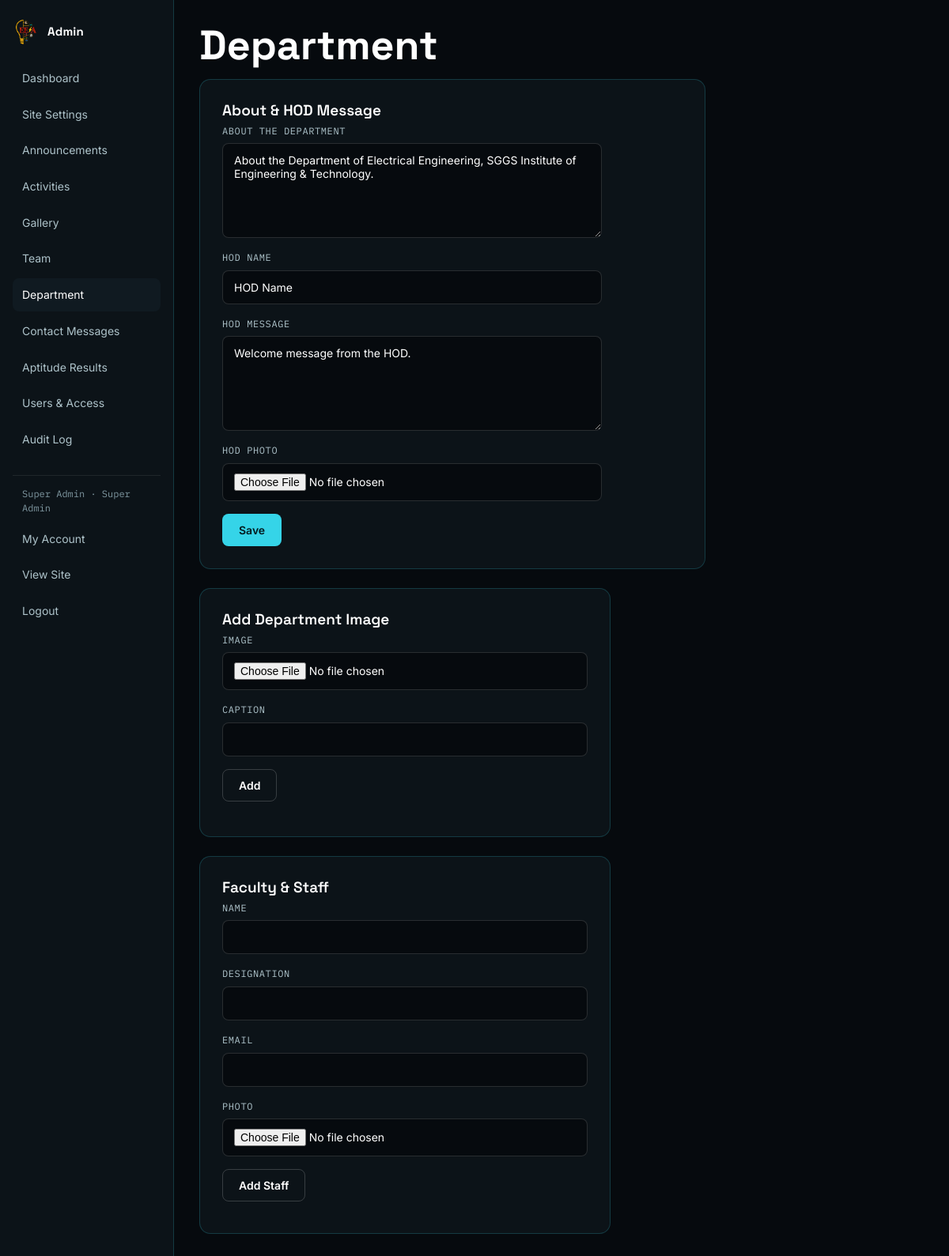
Screenshot of /admin/department.php (signed in) with the database file from the repository.
### tables this page shows
CREATE TABLE department_info (
  id INT PRIMARY KEY DEFAULT 1,
  about MEDIUMTEXT,
  hod_name VARCHAR(120),
  hod_message MEDIUMTEXT,
  hod_photo VARCHAR(255)
);

### includes/functions.php (called while the page is built, shortened)
<?php
function h($s) {
    return htmlspecialchars((string)($s ?? ''), ENT_QUOTES, 'UTF-8');
}

### admin/department.php (the view, shortened to what this page needs)
<?php
require_once __DIR__ . '/../config.php';
$dept = $pdo->query('SELECT * FROM department_info WHERE id=1')->fetch();
require __DIR__ . '/layout_header.php';
?>
<h1>Department</h1>
<div class="card form-card" style="max-width:640px">
  <h3>About &amp; HOD Message</h3>
  <form method="POST" enctype="multipart/form-data" class="stack">
    <div class="field"><label>About the Department</label><textarea name="about"><?= h($dept['about']) ?></textarea></div>
    <div class="field"><label>HOD Name</label><input name="hod_name" value="<?= h($dept['hod_name']) ?>"></div>
    <div class="field"><label>HOD Message</label><textarea name="hod_message"><?= h($dept['hod_message']) ?></textarea></div>
    <div class="field"><label>HOD Photo</label><input type="file" name="hod_photo" accept="image/*"></div>
    <button class="btn btn-primary" type="submit" name="save_info">Save</button>
  </form>
</div>
<div class="card form-card" style="max-width:520px;margin-top:24px">
  <h3>Add Department Image</h3>
  <form method="POST" enctype="multipart/form-data" class="stack">
    <div class="field"><label>Image</label><input type="file" name="image" accept="image/*" required></div>
    <div class="field"><label>Caption</label><input name="caption"></div>
    <button class="btn btn-outline" type="submit" name="add_image">Add</button>
  </form>
</div>
<div class="card form-card" style="max-width:520px;margin-top:24px">
  <h3>Faculty &amp; Staff</h3>
  <form method="POST" enctype="multipart/form-data" class="stack">
    <div class="field"><label>Name</label><input name="name" required></div>
    <div class="field"><label>Designation</label><input name="designation" required></div>
    <div class="field"><label>Email</label><input name="email"></div>
    <div class="field"><label>Photo</label><input type="file" name="photo" accept="image/*"></div>
    <button class="btn btn-outline" type="submit" name="add_staff">Add Staff</button>
  </form>
</div>
<?php require __DIR__ . '/layout_footer.php'; ?>

### assets/css/style.css (style rules this page uses)
:root { --navy: #060a0e; --navy-2: #0c1318; --navy-3: #101a21; --paper: #eef6f7; --ink: #060a0e; --slate: #7f97a0; --slate-lt: #aec3ca; --copper: #35d4e8; --copper-lt: #7fe8f5; --spark: #f5c518; --spark-lt: #ffe066; --line: rgba(53,212,232,0.20); --ok: #45d18f; --warn: #f5c518; --danger: #ff5d5d; --font-display: 'Space Grotesk', system-ui, sans-serif; --font-body: 'Inter', system-ui, sans-serif; --font-mono: 'IBM Plex Mono', monospace; --radius: 10px; --maxw: 1140px; }
* { box-sizing:border-box; }
html { scroll-behavior:smooth; }
body { margin:0; background:var(--navy); color:var(--paper); font-family:var(--font-body); line-height:1.55; -webkit-font-smoothing:antialiased; }
h1,h2,h3,h4 { font-family:var(--font-display); margin:0 0 12px; color:#fff; line-height:1.15; }
h1 { font-size:clamp(32px,5vw,52px); font-weight:700; }
h3 { font-size:19px; font-weight:600; }
.btn { display:inline-flex; align-items:center; gap:8px; font-family:var(--font-body); font-weight:600; font-size:14px; padding:11px 20px; border-radius:8px; border:1px solid transparent; cursor:pointer; transition:transform .15s ease, background .15s ease; }
.btn-primary { background:var(--copper); color:#03191d; }
.btn-outline { background:transparent; border-color:rgba(255,255,255,0.18); color:#fff; }
.card { background:var(--navy-2); border:1px solid rgba(255,255,255,0.06); border-radius:var(--radius); padding:20px; transition:border-color .2s ease, transform .2s ease; }
.card h3 { margin-bottom:6px; }
.field { margin-bottom:16px; display:flex; flex-direction:column; gap:6px; }
.field label { font-family:var(--font-mono); font-size:12px; color:var(--slate-lt); text-transform:uppercase; letter-spacing:0.05em; }
input, select, textarea { background:var(--navy); border:1px solid rgba(255,255,255,0.14); border-radius:8px; padding:12px 14px; color:#fff; font-family:var(--font-body); font-size:14px; width:100%; }
textarea { min-height:120px; resize:vertical; }
form.stack { max-width:480px; }
.form-card { background:var(--navy-2); border:1px solid var(--line); border-radius:14px; padding:28px; }

### rows the page displays
department_info: about "About the Department of Electrical Engineering, SGGS Institute of Engineering & Technology.", hod_name "HOD Name", hod_message "Welcome message from the HOD."

### other values shown
$u['full_name'] "Super Admin"
role_label($u['role']) "Super Admin"
